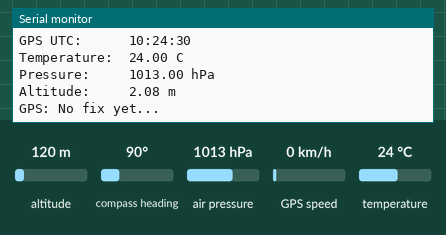
Bench run of a sketch on a simulated Arduino Uno, built with avr-gcc and run on an emulated ATmega328P. Parts: the last lines printed to the serial monitor. The inputs (shaded band) are chosen by the test bench; at power-on: air pressure 1013 hPa, GPS speed 0 km/h, temperature 24 °C, altitude 120 m, compass heading 90°. The local clock reads 2024-03-15 10:24:30 at power-on unless the sketch sets it; storage starts empty; the GPS gets a fix after 3 s at 37.7749, -122.4194 with 8 satellites.

Above: at 1.2 s.
1.3 s: air pressure set to 952 hPa
At 1.3 s:
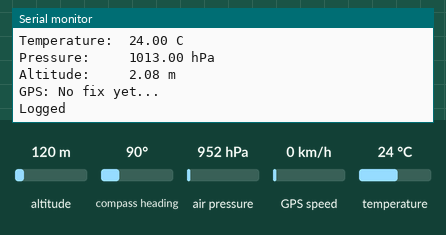
5.4 s: GPS speed set to 2 km/h
At 5.4 s:
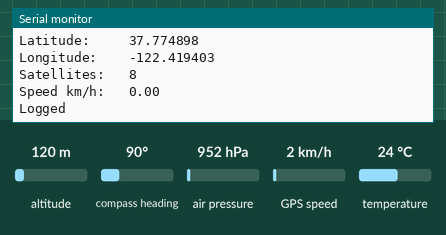
6.9 s: temperature set to 12 °C
At 7.8 s:
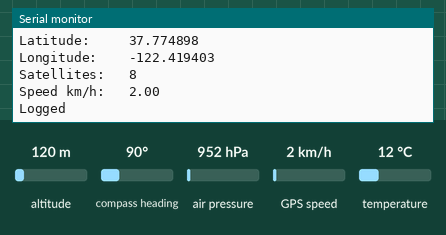
Timing chart, 0 to 9.9 s (numbered marks = the images above; inputs shaded):
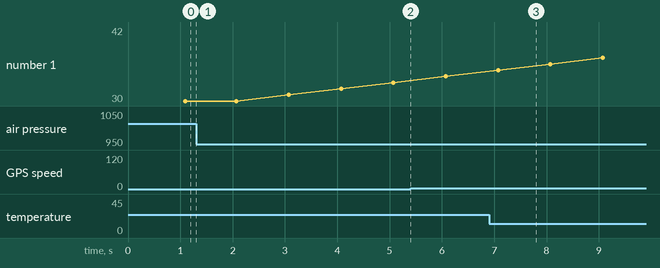

The sketch:

RSgps_BMp.ino
```cpp
// gps BMP280 rtc and sd logger but log in datalog.csv
#include <SoftwareSerial.h>
#include <TinyGPSPlus.h>
#include <Wire.h>
#include <SPI.h>
#include <SD.h>
#include "RTClib.h"
#include <Adafruit_BMP280.h>

SoftwareSerial gpsSerial(8, 7);
TinyGPSPlus gps;
RTC_PCF8523 rtc;
Adafruit_BMP280 bmp;
const int chipSelect = 10;
const int UTC_OFFSET = -4;  // EDT summer, change to -5 for EST winter

void setup() {
  Serial.begin(9600);
  gpsSerial.begin(9600);
  Wire.begin();

  Serial.println(F("GPS + RTC + BMP280 + SD Starting..."));

  // RTC init
  if (!rtc.begin()) {
    Serial.println(F("RTC NOT found!"));
    while (1);
  }
  Serial.println(F("RTC found"));

  // Comment out after first upload
  // rtc.adjust(DateTime(F(__DATE__), F(__TIME__)));

  // BMP280 init - address 0x77
  if (!bmp.begin(0x77)) {
    Serial.println(F("BMP280 NOT found!"));
    while (1);
  }
  Serial.println(F("BMP280 found"));

  // BMP280 recommended settings
  bmp.setSampling(Adafruit_BMP280::MODE_NORMAL,
                  Adafruit_BMP280::SAMPLING_X2,   // temperature
                  Adafruit_BMP280::SAMPLING_X16,  // pressure
                  Adafruit_BMP280::FILTER_X16,
                  Adafruit_BMP280::STANDBY_MS_500);

  // SD init
  if (!SD.begin(chipSelect)) {
    Serial.println(F("SD init failed!"));
    while (1);
  }
  Serial.println(F("SD ready"));

  // Write CSV header if file doesnt exist
  if (!SD.exists("datalog.csv")) {
    File f = SD.open("datalog.csv", FILE_WRITE);
    if (f) {
      f.println(F("date,local_time,gps_utc,rtc_synced,latitude,longitude,satellites,speed_kmh,temp_c,pressure_hpa,altitude_m"));
      f.close();
    }
  }

  Serial.println(F("All systems ready!"));
}

void loop() {
  // Feed GPS
  while (gpsSerial.available()) {
    gps.encode(gpsSerial.read());
  }

  static uint32_t lastLog = 0;
  static bool synced = false;

  if (millis() - lastLog >= 1000) {
    lastLog = millis();

    DateTime now = rtc.now();

    // Sync RTC from GPS once
    if (!synced && gps.date.isValid() && gps.date.year() > 2020) {
      rtc.adjust(DateTime(
        gps.date.year(), gps.date.month(), gps.date.day(),
        gps.time.hour(), gps.time.minute(), gps.time.second()
      ));
      synced = true;
      Serial.println(F("RTC synced from GPS!"));
      now = rtc.now();
    }

    // Read BMP280
    float tempC     = bmp.readTemperature();
    float pressHpa  = bmp.readPressure() / 100.0F;
    float altM      = bmp.readAltitude(1013.25); // standard sea level pressure

    // Calculate local time
    int localHour = now.hour() + UTC_OFFSET;
    if (localHour < 0)   localHour += 24;
    if (localHour >= 24) localHour -= 24;

    // Build buffers
    char dateBuf[12], localBuf[10], gpsBuf[10];

    snprintf(dateBuf, sizeof(dateBuf), "%04d-%02d-%02d",
      now.year(), now.month(), now.day());

    snprintf(localBuf, sizeof(localBuf), "%02d:%02d:%02d",
      localHour, now.minute(), now.second());

    if (gps.time.isValid()) {
      snprintf(gpsBuf, sizeof(gpsBuf), "%02d:%02d:%02d",
        gps.time.hour(), gps.time.minute(), gps.time.second());
    } else {
      snprintf(gpsBuf, sizeof(gpsBuf), "--:--:--");
    }

    // Print to Serial
    Serial.println(F("----------"));
    Serial.print(F("Date:         ")); Serial.println(dateBuf);
    Serial.print(F("Local Time:   ")); Serial.println(localBuf);
    Serial.print(F("GPS UTC:      ")); Serial.println(gpsBuf);
    Serial.print(F("Temperature:  ")); Serial.print(tempC);   Serial.println(F(" C"));
    Serial.print(F("Pressure:     ")); Serial.print(pressHpa); Serial.println(F(" hPa"));
    Serial.print(F("Altitude:     ")); Serial.print(altM);    Serial.println(F(" m"));

    if (gps.location.isValid()) {
      Serial.print(F("Latitude:     ")); Serial.println(gps.location.lat(), 6);
      Serial.print(F("Longitude:    ")); Serial.println(gps.location.lng(), 6);
      Serial.print(F("Satellites:   ")); Serial.println(gps.satellites.value());
      Serial.print(F("Speed km/h:   ")); Serial.println(gps.speed.kmph());
    } else {
      Serial.println(F("GPS: No fix yet..."));
    }

    // Log to SD
    File dataFile = SD.open("datalog.csv", FILE_WRITE);
    if (dataFile) {
      dataFile.print(dateBuf);                    dataFile.print(F(","));
      dataFile.print(localBuf);                   dataFile.print(F(","));
      dataFile.print(gpsBuf);                     dataFile.print(F(","));
      dataFile.print(synced ? F("1") : F("0"));   dataFile.print(F(","));

      if (gps.location.isValid()) {
        dataFile.print(gps.location.lat(), 6);    dataFile.print(F(","));
        dataFile.print(gps.location.lng(), 6);    dataFile.print(F(","));
        dataFile.print(gps.satellites.value());   dataFile.print(F(","));
        dataFile.print(gps.speed.kmph());         dataFile.print(F(","));
      } else {
        dataFile.print(F(",,,,"));
      }

      dataFile.print(tempC);                      dataFile.print(F(","));
      dataFile.print(pressHpa);                   dataFile.print(F(","));
      dataFile.println(altM);
      dataFile.close();
      Serial.println(F("Logged"));
    } else {
      Serial.println(F("ERROR: SD open failed"));
    }
  }
}
```

Measured:
- after the input at 6.9 s, the serial monitor: prints a new line after 0.20 s (image 3)
